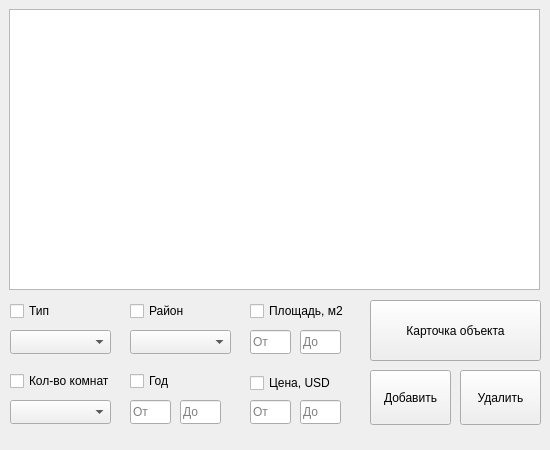
<?xml version="1.0" encoding="UTF-8"?>
<ui version="4.0">
 <class>RealEstateBase</class>
 <widget class="QWidget" name="RealEstateBase">
  <property name="geometry">
   <rect>
    <x>0</x>
    <y>0</y>
    <width>550</width>
    <height>450</height>
   </rect>
  </property>
  <property name="minimumSize">
   <size>
    <width>550</width>
    <height>450</height>
   </size>
  </property>
  <property name="maximumSize">
   <size>
    <width>550</width>
    <height>450</height>
   </size>
  </property>
  <property name="windowTitle">
   <string>Form</string>
  </property>
  <widget class="QTableView" name="tableView_estate">
   <property name="geometry">
    <rect>
     <x>9</x>
     <y>9</y>
     <width>531</width>
     <height>281</height>
    </rect>
   </property>
  </widget>
  <widget class="QCheckBox" name="checkBox_type">
   <property name="geometry">
    <rect>
     <x>10</x>
     <y>300</y>
     <width>101</width>
     <height>22</height>
    </rect>
   </property>
   <property name="text">
    <string>Тип</string>
   </property>
  </widget>
  <widget class="QComboBox" name="comboBox_type">
   <property name="geometry">
    <rect>
     <x>10</x>
     <y>330</y>
     <width>101</width>
     <height>24</height>
    </rect>
   </property>
   <property name="placeholderText">
    <string>Выберите</string>
   </property>
  </widget>
  <widget class="QCheckBox" name="checkBox_district">
   <property name="geometry">
    <rect>
     <x>130</x>
     <y>300</y>
     <width>59</width>
     <height>22</height>
    </rect>
   </property>
   <property name="text">
    <string>Район</string>
   </property>
  </widget>
  <widget class="QComboBox" name="comboBox_district">
   <property name="geometry">
    <rect>
     <x>130</x>
     <y>330</y>
     <width>101</width>
     <height>24</height>
    </rect>
   </property>
   <property name="placeholderText">
    <string>Выберите</string>
   </property>
  </widget>
  <widget class="QCheckBox" name="checkBox_square">
   <property name="geometry">
    <rect>
     <x>250</x>
     <y>300</y>
     <width>101</width>
     <height>22</height>
    </rect>
   </property>
   <property name="text">
    <string>Площадь, м2</string>
   </property>
  </widget>
  <widget class="QComboBox" name="comboBox_floor_amount">
   <property name="geometry">
    <rect>
     <x>10</x>
     <y>400</y>
     <width>101</width>
     <height>24</height>
    </rect>
   </property>
   <property name="placeholderText">
    <string>Выберите</string>
   </property>
  </widget>
  <widget class="QCheckBox" name="checkBox_price">
   <property name="geometry">
    <rect>
     <x>250</x>
     <y>372</y>
     <width>81</width>
     <height>22</height>
    </rect>
   </property>
   <property name="text">
    <string>Цена, USD</string>
   </property>
  </widget>
  <widget class="QLineEdit" name="lineEdit_price_from">
   <property name="geometry">
    <rect>
     <x>250</x>
     <y>400</y>
     <width>41</width>
     <height>24</height>
    </rect>
   </property>
   <property name="inputMask">
    <string/>
   </property>
   <property name="placeholderText">
    <string>От</string>
   </property>
  </widget>
  <widget class="QLineEdit" name="lineEdit_price_to">
   <property name="geometry">
    <rect>
     <x>300</x>
     <y>400</y>
     <width>41</width>
     <height>24</height>
    </rect>
   </property>
   <property name="placeholderText">
    <string>До</string>
   </property>
  </widget>
  <widget class="QPushButton" name="pushButton">
   <property name="geometry">
    <rect>
     <x>370</x>
     <y>300</y>
     <width>171</width>
     <height>61</height>
    </rect>
   </property>
   <property name="text">
    <string>Карточка объекта</string>
   </property>
  </widget>
  <widget class="QPushButton" name="pushButton_3">
   <property name="geometry">
    <rect>
     <x>460</x>
     <y>370</y>
     <width>81</width>
     <height>55</height>
    </rect>
   </property>
   <property name="text">
    <string>Удалить</string>
   </property>
  </widget>
  <widget class="QCheckBox" name="checkBox_floor_amount">
   <property name="geometry">
    <rect>
     <x>10</x>
     <y>370</y>
     <width>101</width>
     <height>22</height>
    </rect>
   </property>
   <property name="text">
    <string>Кол-во комнат</string>
   </property>
  </widget>
  <widget class="QCheckBox" name="checkBox_year">
   <property name="geometry">
    <rect>
     <x>130</x>
     <y>370</y>
     <width>45</width>
     <height>22</height>
    </rect>
   </property>
   <property name="text">
    <string>Год</string>
   </property>
  </widget>
  <widget class="QPushButton" name="pushButton_4">
   <property name="geometry">
    <rect>
     <x>370</x>
     <y>370</y>
     <width>81</width>
     <height>55</height>
    </rect>
   </property>
   <property name="text">
    <string>Добавить</string>
   </property>
  </widget>
  <widget class="QLineEdit" name="lineEdit_year_to">
   <property name="geometry">
    <rect>
     <x>180</x>
     <y>400</y>
     <width>41</width>
     <height>24</height>
    </rect>
   </property>
   <property name="placeholderText">
    <string>До</string>
   </property>
  </widget>
  <widget class="QLineEdit" name="lineEdit_year_from">
   <property name="geometry">
    <rect>
     <x>130</x>
     <y>400</y>
     <width>41</width>
     <height>24</height>
    </rect>
   </property>
   <property name="inputMask">
    <string/>
   </property>
   <property name="placeholderText">
    <string>От</string>
   </property>
  </widget>
  <widget class="QLineEdit" name="lineEdit_square_to">
   <property name="geometry">
    <rect>
     <x>300</x>
     <y>330</y>
     <width>41</width>
     <height>24</height>
    </rect>
   </property>
   <property name="placeholderText">
    <string>До</string>
   </property>
  </widget>
  <widget class="QLineEdit" name="lineEdit_square_from">
   <property name="geometry">
    <rect>
     <x>250</x>
     <y>330</y>
     <width>41</width>
     <height>24</height>
    </rect>
   </property>
   <property name="inputMask">
    <string/>
   </property>
   <property name="placeholderText">
    <string>От</string>
   </property>
  </widget>
 </widget>
 <resources/>
 <connections/>
</ui>
